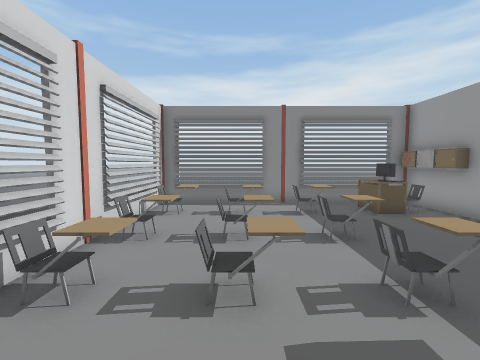
[1] (above)

24 first-person views from a walk through a Unity game level. The camera is 1.2 m above the floor, tilts 4° down and sees 90° across. Doors are open. The floor is counted in squares, 1 m on a side. Each view is taken from the middle of a square. On the plan, view 1 faces up. The plan holds only what a view shows up to about 12 squares ahead; the rest is blank. The place goes on beyond the plan. The player character is not drawn. Some animated figures are not drawn. Some surface patterns are stand-ins.

[2]
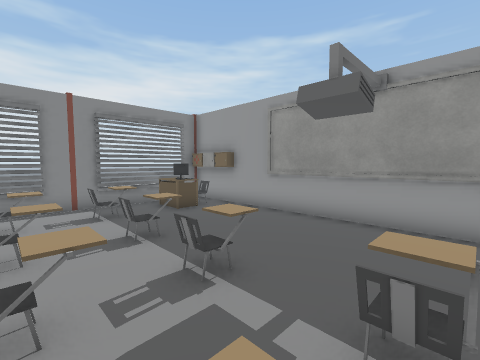

[3]
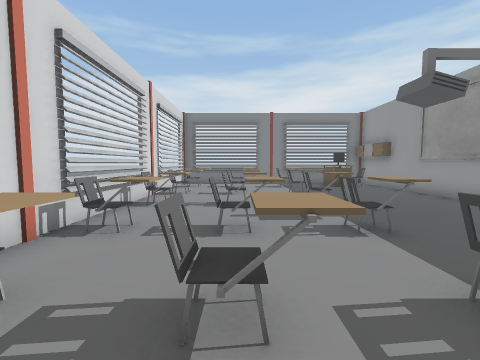

[4]
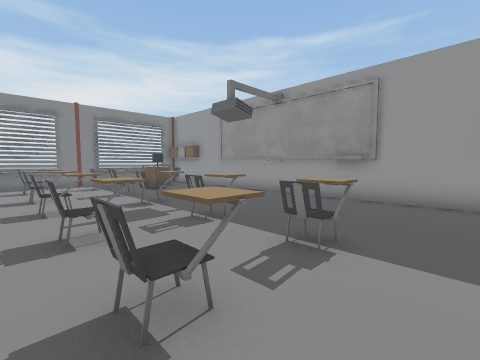

[5]
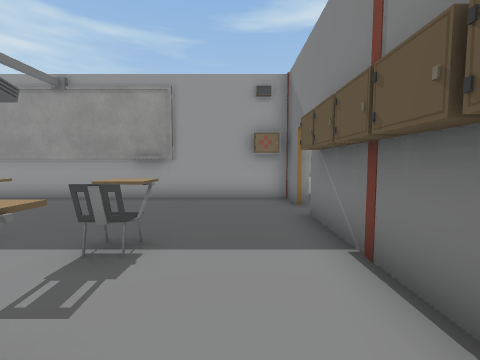

[6]
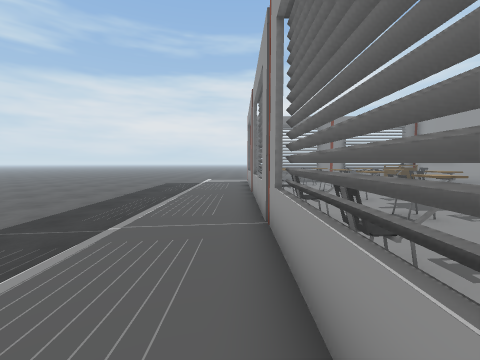

[7]
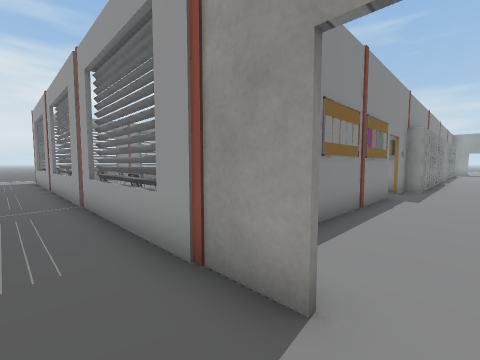

[8]
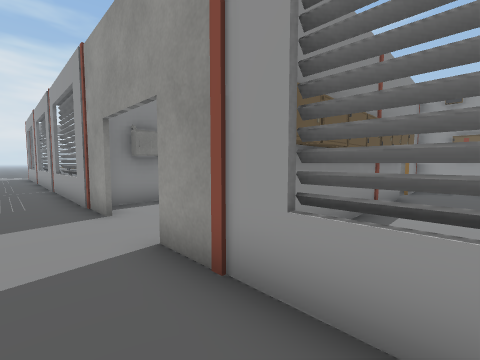

[9]
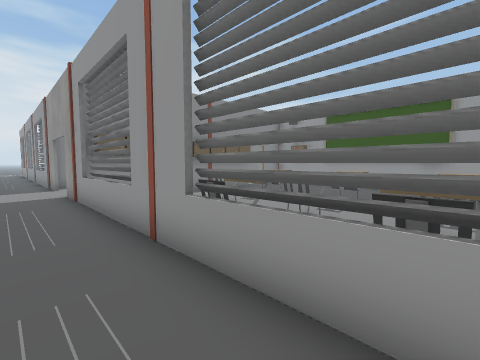

[10]
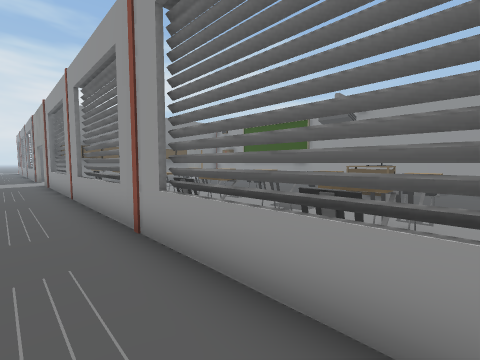

[11]
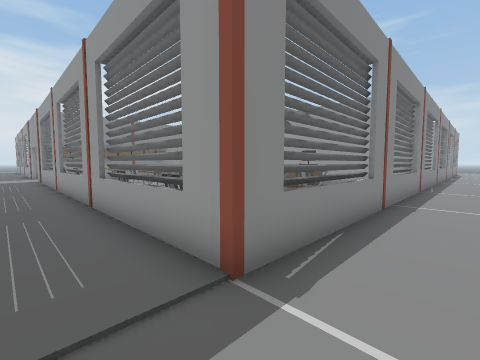

[12]
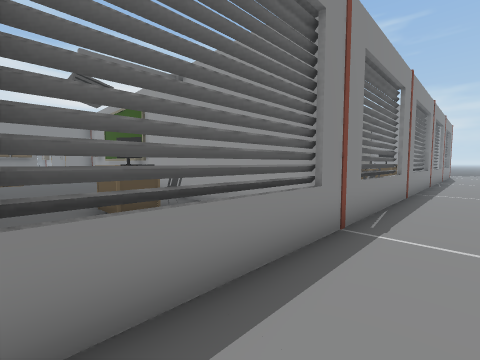

[13]
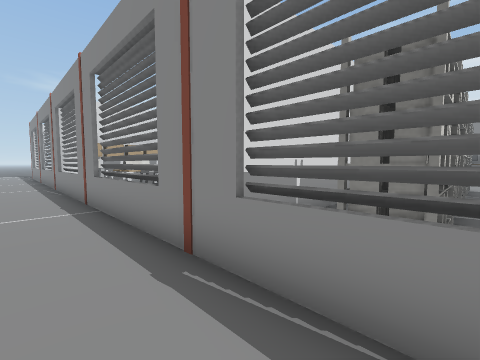

[14]
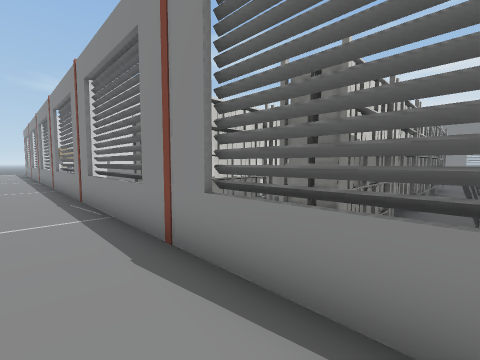

[15]
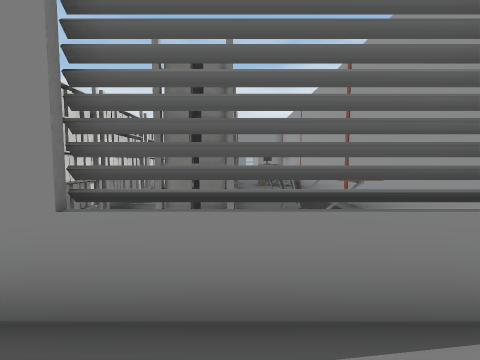

[16]
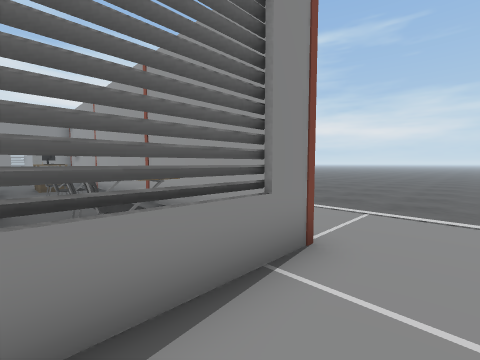

[17]
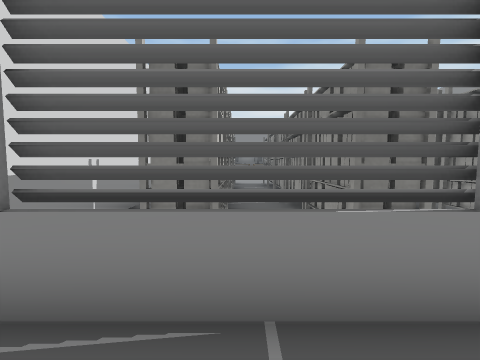

[18]
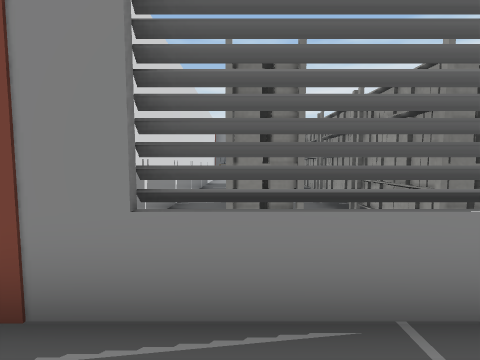

[19]
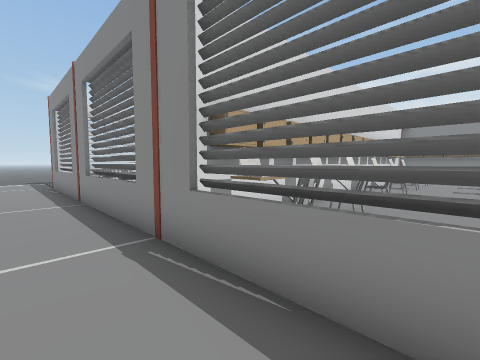

[20]
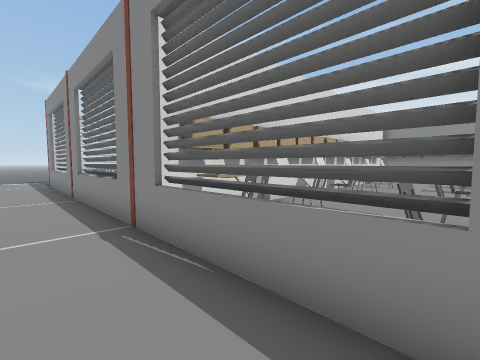

[21]
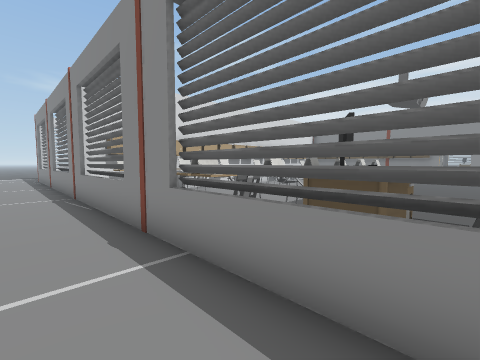

[22]
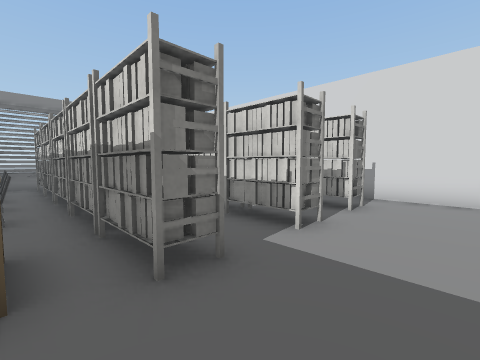

[23]
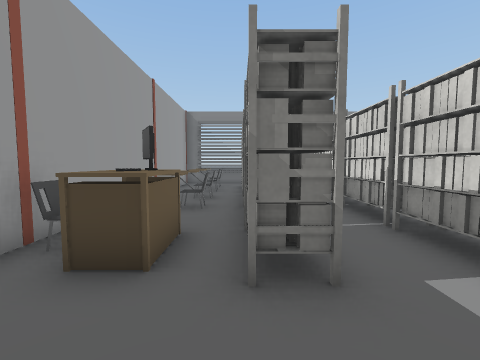

[24]
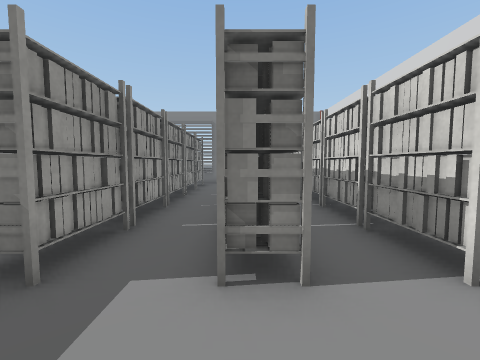

### Floor plan
Points are (right, up) in squares from view 1. A wall is a line through its corners. A room is listed if a view was taken in it or the views show most of it. See-through windows are left out.
Room 1 (views 1, 2, 3, 4, 5, 22, 23, 24)
walls: (7.3, -4.5) (7.3, 7.5); (6.4, -5.8) (5.8, -5.8); (18.2, -13.4) (18.2, -27); (5.8, -5.6) (6.5, -5.6); (4.6, -5.8) (1.4, -5.8); (7, -1.4) (7, -0.4); (7.4, -15.5) (7.4, -27.4); (1.4, -5.6) (4.6, -5.6); (-3.4, -4.6) (-3.4, 6.1); (-3.4, 1.2) (-3.4, 0.4); (7.3, -27.1) (7.3, -15.2); (5.2, 10.5) (-3.4, 10.5); (-3.4, 7.4) (-3.4, 1.5); (29.2, -26.5) (29.2, -15.2)
low walls: (25.8, -27.1) (26.8, -27.1); (-3.4, 9.4) (-3.4, 8.4)
ways out: opening at (-4.5, -3.5) to room 2; open door at (-3, -8) to room 2; open door at (1.5, -27) to room 3; open door at (5, -6)
objects: chair (-3, -25) to (-2, -25); chair (-3, -20) to (-2, -19); other object (-3, -14); chair (-3, -2) to (-2, -2); chair (-3, 0) to (-2, 1); chair (-3, 8); chair (-2, -22); chair (-2, -17); locker (-2, -11); chair (-2, 3); chair (-2, 6); locker (-1, -11); chair (0, -22) to (1, -22); other object (0, -19); chair (0, -17) to (1, -17); other object (0, -14); locker (0, -11); locker (0, -6) to (0, -5); chair (0, -2); chair (0, 1); chair (0, 6) to (1, 6); chair (0, 8); chair (1, -25); other object (1, -11); locker (1, -6) to (1, -5); chair (1, 3); chair (2, -25) to (3, -25); other object (2, -23) to (3, -22); other object (2, -20) to (3, -19); chair (2, -17) to (3, -17); other object (2, -15) to (3, -14); other object (2, -11); locker (2, -5); chair (2, -2) to (3, -2); chair (2, 0) to (3, 1); chair (2, 3) to (3, 3); chair (2, 5) to (3, 6); chair (2, 8) to (3, 9); other object (3, -11); locker (3, -5); other object (4, -11); locker (4, -5); computer (5, -24) to (5, -23); table (5, -22); computer (5, 8); other object (5, 9); other object (6, -23); table (6, 8); chair (6, 9); locker (7, -13) to (7, -12); other object (7, -11); locker (7, -6); locker (7, -5); locker (7, 8); locker (7, 9); locker (8, -26) to (8, -25); locker (8, -24); chair (8, -23); other object (8, -22); other object (8, -21); other object (8, -20); other object (8, -19); other object (8, -17); locker (8, -6); other object (9, -21); other object (9, -6); other object (10, -6); other object (12, -26); other object (12, -23); other object (12, -22); other object (12, -21); other object (12, -19); other object (12, -16); chair (13, -26); other object (13, -25); other object (13, -24); other object (13, -23); other object (13, -21); other object (13, -15); table (15, -26) to (16, -25); computer (16, -26); other object (17, -26); rack (20, -26) to (21, -24); rack (20, -23) to (21, -22); rack (20, -21) to (21, -20); rack (20, -19) to (21, -18); rack (20, -17) to (21, -15); rack (22, -26) to (23, -24); rack (22, -23) to (23, -22); rack (22, -21) to (23, -20); rack (22, -19) to (23, -18); rack (22, -17) to (23, -15); rack (25, -26) to (26, -24); rack (25, -23) to (26, -22); rack (25, -21) to (26, -20); rack (25, -19) to (26, -18); rack (25, -17) to (26, -15); chair (27, -25) to (28, -25); chair (27, -24) to (28, -23); chair (27, -22) to (28, -21); chair (27, -20) to (28, -19); computer (27, -17); other object (27, -17) to (28, -16)
Room 2 (views 6, 7, 8, 9)
walls: (-3.4, -7.1) (-3.4, -4.6); (-3.4, -25.6) (-3.4, -9.6)
ways out: opening at (-4.5, -3.5) to room 1; open door at (-3, -8) to room 1; opening at (-4.5, -26.5) to room 3
Room 3 (views 10, 11, 12, 13, 14, 15, 16, 17, 18, 19, 20, 21)
walls: (29.4, -27.3) (-3.4, -27.3) (-3.4, -25.6)
ways out: open door at (1.5, -27) to room 1; opening at (-4.5, -26.5) to room 2

Positions as (right, up) in squares from view 1, and headings:
1: (0, 0), facing up
2: (0, 0), facing up-right
3: (0, -4), facing up
4: (-1, -4), facing up-right
5: (-1, -4), facing right
6: (-4, -5), facing up
7: (-5, -8), facing up-right
8: (-5, -13), facing up-right
9: (-5, -20), facing up-right
10: (-5, -26), facing up-right
11: (-5, -29), facing up-right
12: (3, -29), facing up-right
13: (21, -29), facing up-left
14: (27, -29), facing up-left
15: (26, -29), facing up
16: (26, -29), facing up-right
17: (21, -29), facing up
18: (20, -29), facing up
19: (11, -29), facing up-left
20: (12, -29), facing up-left
21: (17, -29), facing up-left
22: (27, -13), facing down-left
23: (26, -13), facing down
24: (23, -13), facing down
